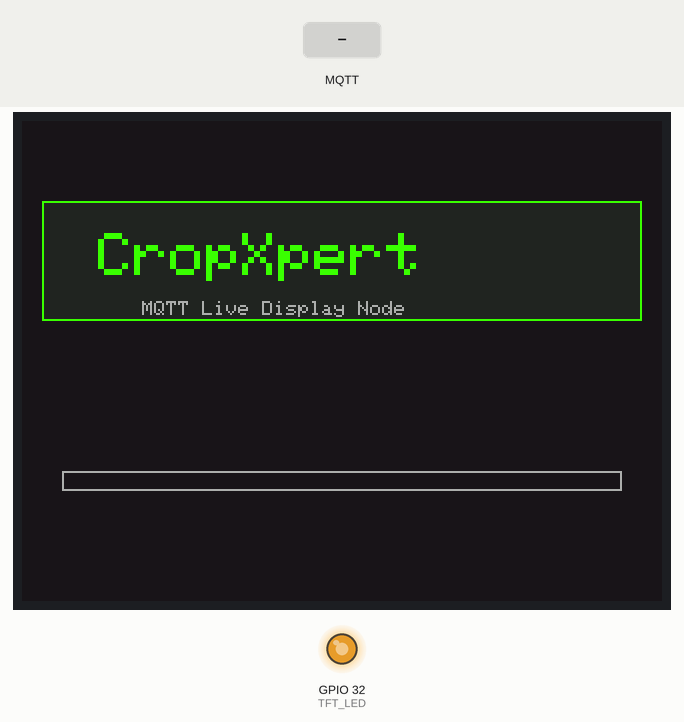
Recording of a sketch running on a simulated ESP32. Shown: 320×240 colour display, output pins drawn as LEDs (lit = HIGH). Inputs (shaded band) come from the test bench. WiFi joins after 1.5 s; servers stay silent unless stated; no MQTT or app messages arrive unless stated; pins used as bus, display or sensor lines are not drawn; what the sketch prints to the serial monitor is not drawn.

Above: at 0.3 s.
At 2.0 s:
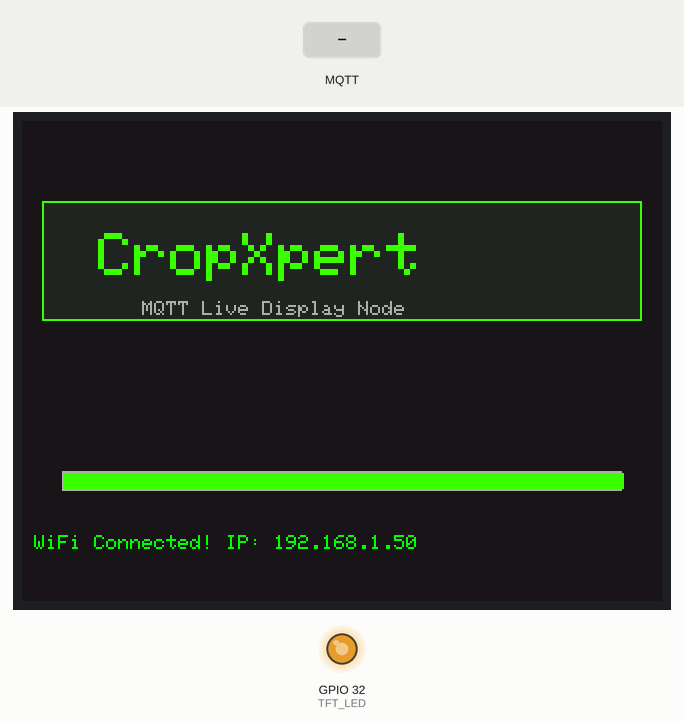
At 5.6 s:
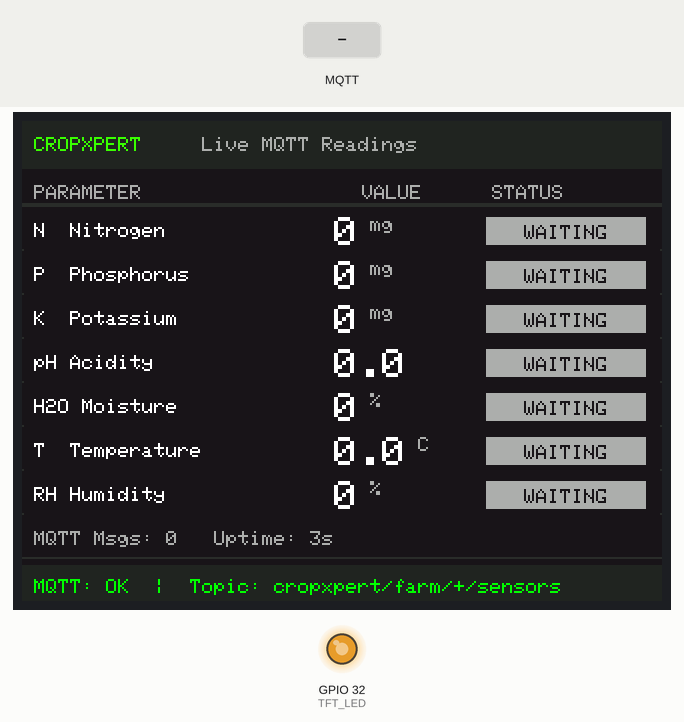
5.7 s: MQTT message "1" arrives on the first subscribed topic
7.2 s: MQTT message "0" arrives on the first subscribed topic
Timing chart, 0 to 10.2 s (numbered marks = the images above; inputs shaded):
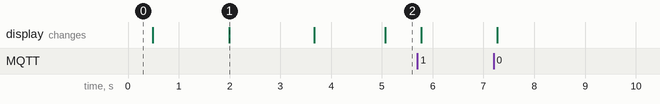

Measured:
- what the display in image 1 shows lasts 1.7 s, from 2.0 s to 3.7 s

The sketch:

CropXpert_ESP32_TFT.ino
```cpp
/*
 * ╔══════════════════════════════════════════════════════════════╗
 * ║          CropXpert ESP32 + 2.8" TFT MQTT DISPLAY             ║
 * ║                                                              ║
 * ║  Role: Connects via WiFi to the CropXpert MQTT Broker.       ║
 * ║  Subscribes to sensor topics and updates display in          ║
 * ║  real-time. NO sensors directly connected to ESP32!          ║
 * ║                                                              ║
 * ║  TFT Wiring (TFT ↔ ESP32):                                   ║
 * ║  VCC → 3.3V  |  GND → GND                                    ║
 * ║  CS  → 17    |  DC  → 16                                     ║
 * ║  MOSI→ 23    |  SCK → 18   |  MISO→ 19                       ║
 * ║  LED → 32 (PWM)            |  RST → 5                        ║
 * ║                                                              ║
 * ║  Libraries (install via Arduino Library Manager):            ║
 * ║  ▸ PubSubClient (by Nick O'Leary)                            ║
 * ║  ▸ ArduinoJson (v6 or v7)                                    ║
 * ║  ▸ Adafruit GFX Library                                      ║
 * ║  ▸ Adafruit ILI9341                                          ║
 * ╚══════════════════════════════════════════════════════════════╝
 */

#include <SPI.h>
#include <WiFi.h>
#include <PubSubClient.h>
#include <ArduinoJson.h>
#include <Adafruit_GFX.h>
#include <Adafruit_ILI9341.h>

// ═══════════════════════ CONFIGURATION ═══════════════════════════

const char* WIFI_SSID     = "YourWiFiSSID";       // <-- CHANGE THIS
const char* WIFI_PASSWORD = "YourWiFiPassword";   // <-- CHANGE THIS

const char* MQTT_BROKER   = "192.168.1.100";      // <-- IP OF YOUR BACKEND PC
const int   MQTT_PORT     = 1883;                 // Default Mosquitto port
const char* MQTT_TOPIC    = "cropxpert/farm/+/sensors";

// ── TFT & Touch & SD Pins (2.8" ILI9341 SPI) ───────────────────────
// Exact requested wiring:
#define TFT_CS    17
#define TFT_DC    16   // D/C
#define TFT_RST    5   // RESET
#define TFT_MOSI  23   // MOSI & T_DI & SD_MOSI
#define TFT_CLK   18   // SCK & T_CLK & SD_SCK
#define TFT_MISO  19   // MISO & T_DO & SD_MISO
#define TFT_LED   32   // LED
#define T_CS      21   // Touch CS
#define SD_CS     12   // SD Card CS

// ═══════════════════════ COLOUR PALETTE ══════════════════════════
#define C_BG        0x18A3
#define C_SURFACE   0x2124
#define C_ACCENT    0x3FE0
#define C_TEXT      0xFFFF
#define C_MUTED     0xAD75
#define C_GREEN     0x07E0
#define C_AMBER     0xFD20
#define C_RED       0xF800
#define C_RULE      0x2965

// ═══════════════════════════ GLOBALS & STRUCTS ════════════════════

struct Range { float low; float high; };
const Range R_N    = {  80, 140 };
const Range R_P    = {  20,  60 };
const Range R_K    = { 150, 280 };
const Range R_PH   = { 6.0, 7.5 };
const Range R_MOIS = {  40,  70 };
const Range R_TEMP = {  20,  35 };
const Range R_HUM  = {  50,  85 };

struct RowDef { const char* label; float value; const char* unit; Range range; bool isInt; };

Adafruit_ILI9341 tft = Adafruit_ILI9341(TFT_CS, TFT_DC, TFT_MOSI, TFT_CLK, TFT_RST, TFT_MISO);

WiFiClient espClient;
PubSubClient mqtt(espClient);

// Sensor Data
float N = 0, P = 0, K = 0;
float phValue = 0, temperature = 0, humidity = 0;
int   moisture = 0;

int updatesReceived = 0;

// ═══════════════════════════ SETUP ═══════════════════════════════

void setupCode() {
  Serial.begin(115200);
  Serial.println("\n╔══ CropXpert MQTT TFT Display ══╗");

  // Deactivate Touch and SD Card to free the SPI bus for the TFT Screen
  pinMode(T_CS, OUTPUT);
  digitalWrite(T_CS, HIGH);
  pinMode(SD_CS, OUTPUT);
  digitalWrite(SD_CS, HIGH);

  pinMode(TFT_LED, OUTPUT);
  analogWrite(TFT_LED, 200);

  tft.begin();
  tft.setRotation(1);
  showBootScreen();

  // Connect WiFi
  tftStatus("Connecting to WiFi...", C_AMBER);
  WiFi.mode(WIFI_STA);
  WiFi.begin(WIFI_SSID, WIFI_PASSWORD);
  int tries = 0;
  while (WiFi.status() != WL_CONNECTED && tries++ < 20) { delay(500); }

  if (WiFi.status() == WL_CONNECTED) {
    tftStatus("WiFi Connected! IP: " + WiFi.localIP().toString(), C_GREEN);
  } else {
    tftStatus("WiFi Failed!", C_RED);
  }
  delay(1500);

  drawDashboardFrame();
  updateDashboard();

  mqtt.setServer(MQTT_BROKER, MQTT_PORT);
  mqtt.setCallback(mqttCallback);
}

void setup() { setupCode(); }

// ════════════════════════════ LOOP ═══════════════════════════════
void loop() {
  if (WiFi.status() == WL_CONNECTED) {
    if (!mqtt.connected()) {
      reconnectMQTT();
    }
    mqtt.loop();
  }
}

// ════════════════════════ MQTT LOGIC ════════════════════════════

void reconnectMQTT() {
  static unsigned long lastTry = 0;
  if (millis() - lastTry < 5000) return; // Try every 5s
  lastTry = millis();

  updateStatusBar();
  Serial.print("Connecting to MQTT...");
  if (mqtt.connect("ESP32_CropXpert_Display")) {
    Serial.println("connected");
    mqtt.subscribe(MQTT_TOPIC);
    updateStatusBar();
  } else {
    Serial.print("failed, rc=");
    Serial.println(mqtt.state());
  }
}

void mqttCallback(char* topic, byte* payload, unsigned int length) {
  // Convert payload to string
  String msg = "";
  for (unsigned int i = 0; i < length; i++) {
    msg += (char)payload[i];
  }
  Serial.printf("Message arrived [%s]: %s\n", topic, msg.c_str());

  // Parse JSON
  JsonDocument doc;
  DeserializationError err = deserializeJson(doc, msg);

  if (!err) {
    // CropXpert backend uses these keys (matching sensors schema)
    if (!doc["nitrogen"].isNull()) N = doc["nitrogen"];
    if (!doc["phosphorus"].isNull()) P = doc["phosphorus"];
    if (!doc["potassium"].isNull()) K = doc["potassium"];
    if (!doc["ph"].isNull()) phValue = doc["ph"];
    if (!doc["moisture"].isNull()) moisture = doc["moisture"];
    if (!doc["temperature"].isNull()) temperature = doc["temperature"];
    if (!doc["humidity"].isNull()) humidity = doc["humidity"];

    // Also support short keys in case raw uno data comes through bypass
    if (!doc["N"].isNull()) N = doc["N"];
    if (!doc["P"].isNull()) P = doc["P"];
    if (!doc["K"].isNull()) K = doc["K"];

    updatesReceived++;
    updateDashboard(); // Instantly update screen
  }
}

// ═══════════════════════ GUI DRAWING ════════════════════════════

void showBootScreen() {
  tft.fillScreen(C_BG);
  tft.fillRect(10, 40, 300, 60, C_SURFACE);
  tft.drawRect(10, 40, 300, 60, C_ACCENT);
  tft.setTextColor(C_ACCENT);
  tft.setTextSize(3);
  tft.setCursor(38, 56);
  tft.print("CropXpert");
  tft.setTextSize(1);
  tft.setTextColor(C_MUTED);
  tft.setCursor(60, 90);
  tft.print("MQTT Live Display Node");

  tft.drawRect(20, 175, 280, 10, C_MUTED);
  for (int i = 0; i <= 280; i += 28) { tft.fillRect(21, 176, i, 8, C_ACCENT); delay(20); }
}

void drawDashboardFrame() {
  tft.fillScreen(C_BG);
  tft.fillRect(0, 0, 320, 24, C_SURFACE);
  tft.setTextColor(C_ACCENT); tft.setTextSize(1); tft.setCursor(6, 8);
  tft.print("CROPXPERT");
  tft.setTextColor(C_MUTED); tft.setCursor(90, 8);
  tft.print("Live MQTT Readings");

  tft.setTextColor(C_MUTED); tft.setCursor(6, 32);  tft.print("PARAMETER");
  tft.setCursor(170, 32); tft.print("VALUE");
  tft.setCursor(235, 32); tft.print("STATUS");
  tft.drawFastHLine(0, 41, 320, C_RULE);
  for (int i = 0; i < 9; i++) tft.drawFastHLine(0, 42 + i * 22, 320, C_RULE);
  tft.fillRect(0, 222, 320, 18, C_SURFACE);
}

uint16_t statusColor(float val, Range r) {
  if (val == 0) return C_MUTED;
  if (val < r.low  * 0.75f) return C_RED;
  if (val < r.low  || val > r.high) return C_AMBER;
  return C_GREEN;
}

const char* statusLabel(float val, Range r) {
  if (val == 0) return "WAITING";
  if (val < r.low  * 0.75f) return "CRITICAL";
  if (val < r.low)           return "LOW";
  if (val > r.high)          return "HIGH";
  return "OPTIMAL";
}

void drawRow(int rowIdx, RowDef row) {
  int y = 44 + rowIdx * 22;
  tft.fillRect(1, y + 1, 318, 20, C_BG);

  tft.setTextColor(C_TEXT); tft.setTextSize(1); tft.setCursor(6, y + 7);
  tft.print(row.label);

  tft.setTextColor(C_TEXT); tft.setTextSize(2); tft.setCursor(156, y + 4);
  if (row.isInt) tft.print((int)row.value); else tft.print(row.value, 1);

  tft.setTextSize(1); tft.setTextColor(C_MUTED); tft.print(" "); tft.print(row.unit);

  uint16_t col = statusColor(row.value, row.range);
  const char* lbl = statusLabel(row.value, row.range);
  tft.fillRect(232, y + 4, 80, 14, col);
  tft.setTextColor(C_BG); tft.setTextSize(1);
  tft.setCursor(232 + (80 - strlen(lbl) * 6) / 2, y + 8);
  tft.print(lbl);
}

void updateDashboard() {
  RowDef rows[] = {
    { "N  Nitrogen",    N,           "mg", R_N,    true  },
    { "P  Phosphorus",  P,           "mg", R_P,    true  },
    { "K  Potassium",   K,           "mg", R_K,    true  },
    { "pH Acidity",     phValue,     "",   R_PH,   false },
    { "H2O Moisture",   (float)moisture, "%", R_MOIS, true  },
    { "T  Temperature", temperature, "C",  R_TEMP, false },
    { "RH Humidity",    humidity,    "%",  R_HUM,  true  },
  };
  for (int i = 0; i < 7; i++) drawRow(i, rows[i]);

  tft.fillRect(1, 43 + 7 * 22 + 1, 318, 20, C_BG);
  tft.setTextColor(C_MUTED); tft.setTextSize(1); tft.setCursor(6, 43 + 7 * 22 + 8);
  tft.printf("MQTT Msgs: %d   Uptime: %lus", updatesReceived, millis() / 1000);
  updateStatusBar();
}

void updateStatusBar() {
  tft.fillRect(0, 222, 320, 18, C_SURFACE); tft.setTextSize(1); tft.setCursor(6, 229);
  if (!mqtt.connected()) {
    tft.setTextColor(C_AMBER); tft.print("MQTT: reconnecting...");
  } else {
    tft.setTextColor(C_GREEN); tft.printf("MQTT: OK  |  Topic: %s", MQTT_TOPIC);
  }
}

void tftStatus(String msg, uint16_t col) {
  tft.fillRect(0, 200, 320, 20, C_BG);
  tft.setTextColor(col); tft.setTextSize(1); tft.setCursor(6, 207); tft.print(msg);
}
```
